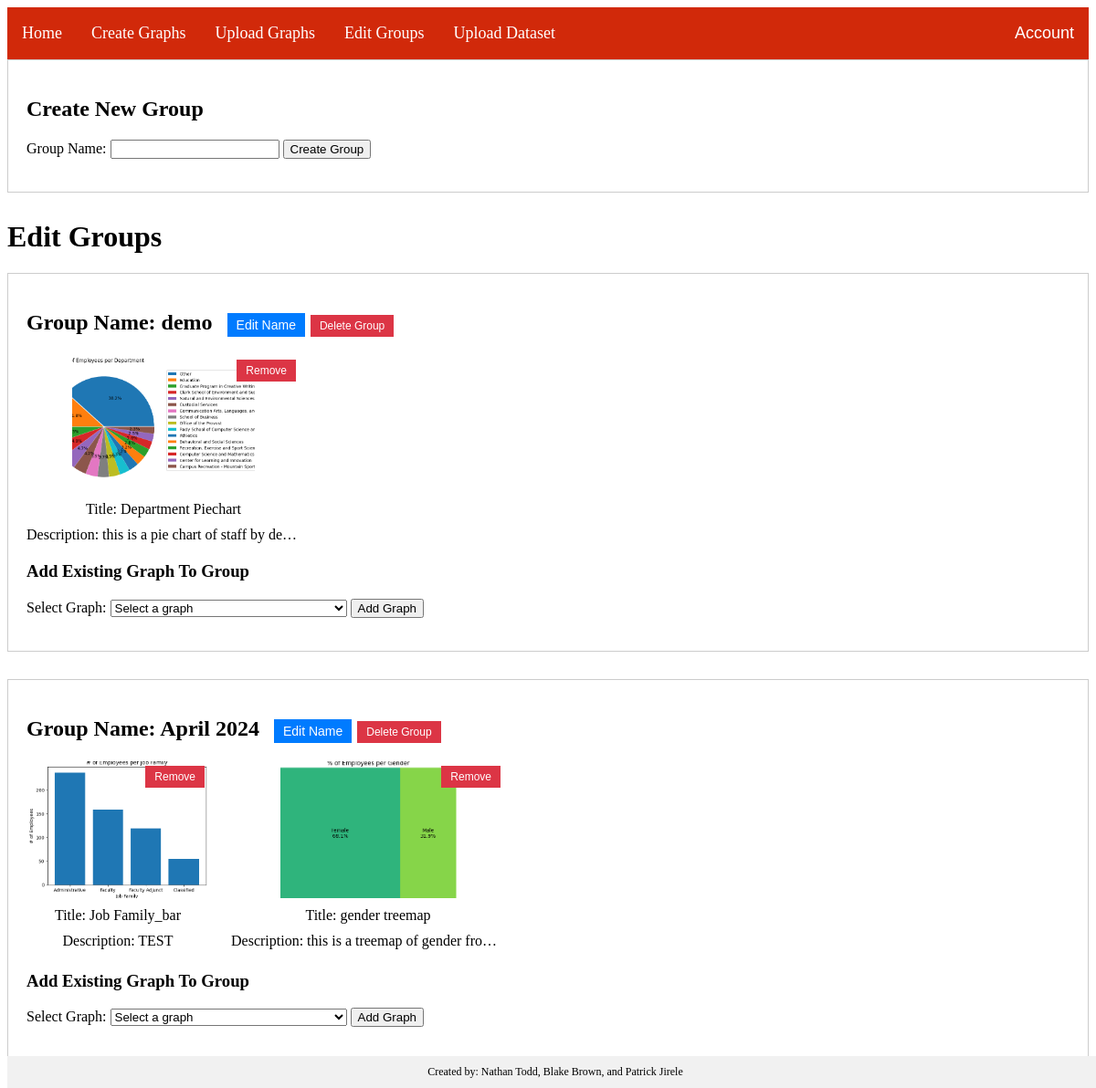
/editGroups (signed in), run on the app's committed database.
### main.py (models this page shows)
class GraphGroup(db.Model):
    __tablename__ = 'graphgroup'
    id = db.Column(db.Integer, primary_key=True)
    group_name = db.Column(db.String(100))
    graphs = db.relationship('Graphs', backref='GraphGroup', lazy='dynamic')

class Graphs(db.Model):
    id = db.Column(db.Integer, primary_key=True)
    path = db.Column(db.String(100), nullable=False)
    title = db.Column(db.String(50), nullable=False)
    description = db.Column(db.String(250), nullable=True)
    group_id = db.Column(db.Integer, db.ForeignKey('graphgroup.id'), nullable=True)

### main.py (the view)
@app.route("/editGroups", methods=['GET', 'POST'])
@login_required
def editGroups():
    graphs_by_group = GraphGroup.query.all()
    available_graphs = Graphs.query.filter(~Graphs.id.in_(
        db.session.query(Graphs.id)
        .join(Graphs.GraphGroup)
        .filter(GraphGroup.id == GraphGroup.id)
    )).all()
    return render_template('editGroups.html', graphGroups=graphs_by_group, available_graphs=available_graphs)

### main.py (called while the page is built)
@login_manager.user_loader
def load_user(uid):
    return User.query.get(uid)

### templates/editGroups.html (shortened to what this page needs)
{% extends 'base.html' %}
{% block content %}
<head>
</head>
<body>
    <div class="group-container">
        <h2>Create New Group</h2>
        <form action="{{ url_for('createGroup') }}" method="post">
            <label for="new_group_name">Group Name:</label>
            <input type="text" id="new_group_name" name="new_group_name" required>
            <button type="submit">Create Group</button>
        </form>
    </div>
    <h1>Edit Groups</h1>
    {% for group in graphGroups %}
    <div class="group-container" data-group-id="{{ group.id }}">
        <h2>Group Name: {{ group.group_name }}
            <button class="edit-button">Edit Name</button>
            <button class="delete-button">Delete Group</button>
        </h2>
        {% for graph in group.graphs %}
        <div class="graph-container" data-graph-id="{{ graph.id }}">
            <img src="{{ graph.path }}" class="thumbnail-img">
            <div class="title-container">Title: {{ graph.title }}</div>
            <div class="description-container">Description: {{ graph.description }}</div>
            <button class="remove-button">Remove</button>
        </div>
        {% endfor %}
        <div class="add-graph-section">
            <h3>Add Existing Graph To Group</h3>
            <form action="{{ url_for('add_graph_to_group', group_id=group.id) }}" method="post">
                <label for="available_graphs">Select Graph:</label>
                <select id="available_graphs" name="available_graphs" required>
                    <option value="">Select a graph</option>
                </select>
                <button type="submit">Add Graph</button>
            </form>
        </div>
    </div>
    {% endfor %}
</body>
{% endblock %}

### templates/editGroups.html (style rules this page uses)
.group-container { border: 1px solid #ccc; padding: 20px; margin-bottom: 30px; }
.graph-container { display: inline-block; margin-right: 20px; text-align: center; position: relative; width: fit-content; }
.thumbnail-img { width: 200px; height: 150px; object-fit: cover; }
.title-container, .description-container { margin-top: 10px; }
.remove-button { position: absolute; top: 5px; right: 5px; background-color: #dc3545; color: white; border: none; padding: 5px 10px; font-size: 12px; cursor: pointer; }
.edit-button { margin-left: 10px; background-color: #007bff; color: white; border: none; padding: 5px 10px; font-size: 14px; cursor: pointer; }
.add-graph-section { margin-top: 20px; }
.description-container { max-width: 300px; white-space: nowrap; overflow: hidden; text-overflow: ellipsis; }
.delete-button { background-color: #dc3545; color: white; border: none; padding: 5px 10px; font-size: 12px; cursor: pointer; }

### data on the page
GraphGroup: group_name "demo"
Graphs: path (picture), title "Department Piechart", description "this is a pie chart of staff by de…"
GraphGroup: group_name "April 2024"
Graphs: path (picture), title "Job Family_bar", description "TEST"
Graphs: path (picture), title "gender treemap", description "this is a treemap of gender fro…"
